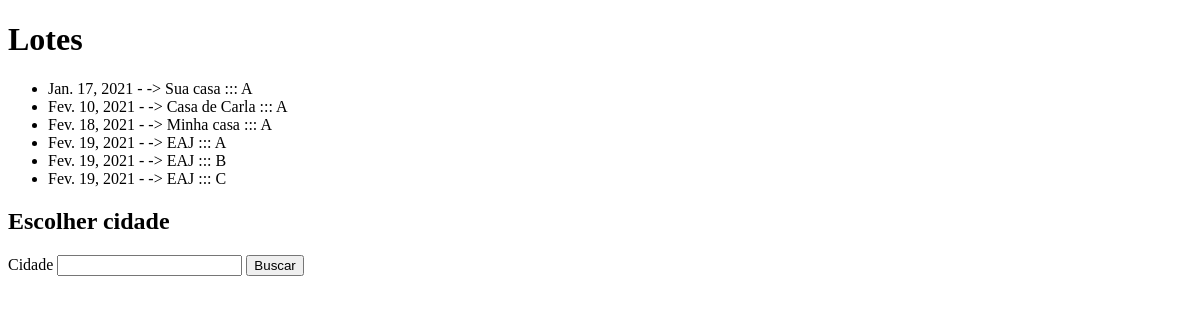
Page /lote/listar/ on the earlier database version.
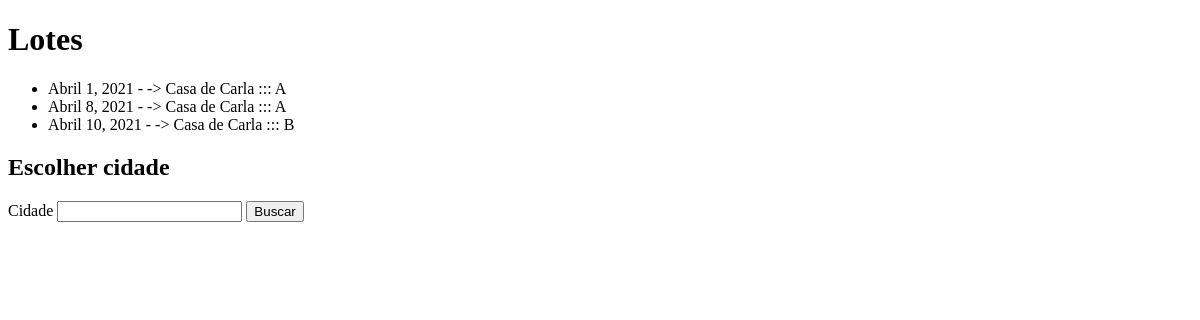
Same page on the later database version.
### lote/models.py (models this page shows, shortened)
class Lote(models.Model):
    codigo = models.CharField(max_length=50, unique=True)
    aptidao = models.CharField(max_length=1, choices=APTIDAO, default='B')
    data_chegada = models.DateField(default=date.today)
    localidade = models.CharField(max_length=200)
    quantidade_aves_chegada = models.PositiveIntegerField()
    quantidade_aves_final = models.PositiveIntegerField(null=True, blank=True)
    raca = models.CharField(max_length=1, choices=RACA)
    status = models.CharField(max_length=1, choices=STATUS, default='A')
    class Meta:
        ordering = ('status','data_chegada',)

### lote/views.py (the view)
# urls.py: path('listar/', views.ListarLotes.as_view(), name='listar'),
class ListarLotes(ListView):
    model = Lote
    template_name = 'lote/listar_lotes.html'

### templates/lote/listar_lotes.html (shortened to what this page needs)
<!DOCTYPE html>
<html lang="en">
<head>
</head>
<body>
    <h1>Lotes</h1>
    {% if lote_list %}
    <ul>
        {% for lote in lote_list %}
        <li>
            {{lote.data_chegada}} - {{lote.quantidade_inicial}} -> {{lote.localidade}} ::: {{lote.status}}
        </li>
        {% endfor %}
    </ul>
    {% else %}
        {% for lote in resultado %}
        <li>
            {{lote.0}}
        </li>
        {% endfor %}
    {% endif %}
    <h2>Escolher cidade</h2>
    <form action="{% url 'lote:escolher_cidade' %}" method="post">
        <label>Cidade</label>
        <input type="text" name="cidade"/>
        <input type="submit" class="btn btn-success" value="Buscar">
    </form>
</body>
</html>

Differences in the rows shown:
removed Lote: data_chegada "Jan. 17, 2021", localidade "Sua casa", status "A"
removed Lote: data_chegada "Fev. 10, 2021", localidade "Casa de Carla", status "A"
removed Lote: data_chegada "Fev. 18, 2021", localidade "Minha casa", status "A"
removed Lote: data_chegada "Fev. 19, 2021", localidade "EAJ", status "B"
removed Lote: data_chegada "Fev. 19, 2021", localidade "EAJ", status "C"
added Lote: data_chegada "Abril 1, 2021", localidade "Casa de Carla", status "A"
changed Lote: data_chegada "Fev. 19, 2021" → "Abril 8, 2021"; localidade "EAJ" → "Casa de Carla"
added Lote: data_chegada "Abril 10, 2021", localidade "Casa de Carla", status "B"
